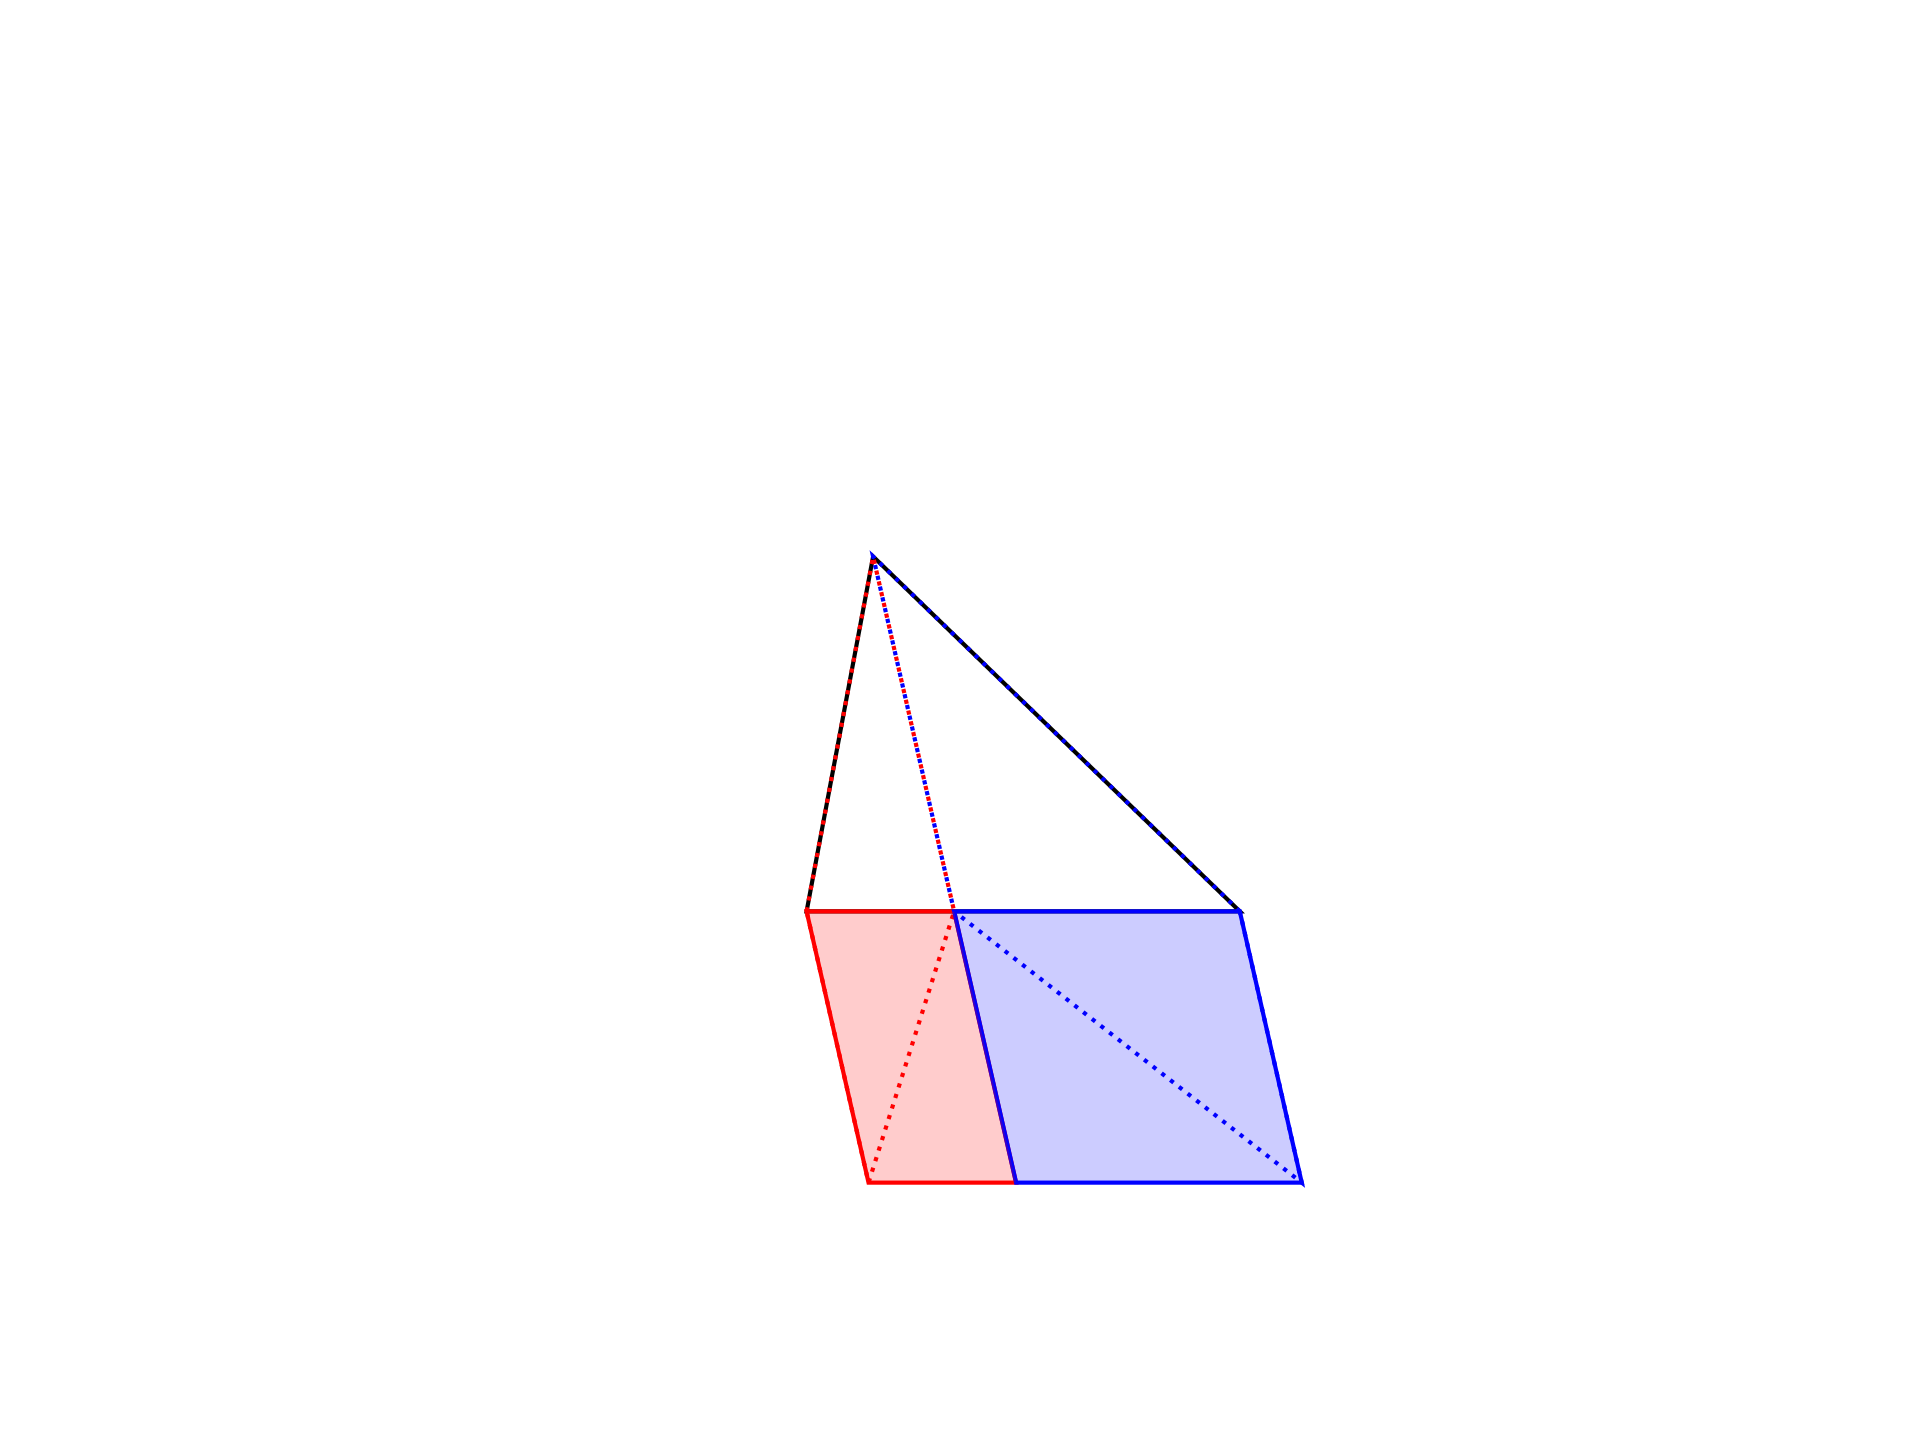

Recreate this plot in Python.
import matplotlib.pyplot as plt
import numpy as np
import geometry as geo

fig, ax = geo.init()
ax.set(xlim=(-20,120), ylim=(-50,150))

pL = geo.get_standard_triangle()
pL = geo.scale_triangle(pL,f=0.8)
A,B,C = pL
B = geo.nudge(B,'E',10)

#_,_,D,E = geo.get_parallelogram_for_line(
          #[A,C],70,aspect_ratio=0.5)
          
_,_,D,E = geo.get_pgram_for_angle_length_base(
    170,20,[A,C])

#_,_,F,G = geo.get_parallelogram_for_line(
          #[C,B],310,aspect_ratio=0.25)

_,_,F,G = geo.get_pgram_for_angle_length_base(
    70,30,[C,B])

H = geo.get_intersection_for_two_lines([D,E],[F,G])
T = geo.get_intersection_for_two_lines([H,C],[A,B])

tmp = geo.get_point_parallel_to_line_for_point([H,T],A)
R = geo.get_intersection_for_two_lines([A,tmp],[D,E])
J = geo.get_point_by_fractional_length([R,A],2.0)

tmp = geo.get_point_parallel_to_line_for_point([H,T],B)
S = geo.get_intersection_for_two_lines([B,tmp],[F,G])
I = geo.get_point_by_fractional_length([S,B],2.0)

U = geo.get_intersection_for_two_lines([H,T],[J,I])

geo.opg(ax,[A,B,C],ec='k')

def panel1():
    geo.opg(ax,[A,C,D,E],ec='r')
    geo.opg(ax,[C,B,F,G],ec='b')
    geo.fpg(ax,[A,C,D,E],fc='r',alpha=0.2)
    geo.fpg(ax,[C,B,F,G],fc='b',alpha=0.2)
    
    geo.dlss(ax,[[D,H],[F,H]],ls=':')

def panel2():
    geo.opg(ax,[A,C,D,E],ec='r',ls=':')
    geo.opg(ax,[C,B,F,G],ec='b',ls=':')
    geo.opg(ax,[A,R,H,C],ec='r')
    geo.opg(ax,[C,H,S,B],ec='b') 
    geo.fpg(ax,[A,R,H,C],fc='r',alpha=0.2)
    geo.fpg(ax,[C,H,S,B],fc='b',alpha=0.2)

def panel3():
    geo.opg(ax,[A,R,H,C],ec='r',ls=':')
    geo.opg(ax,[C,H,S,B],ec='b',ls=':')
    geo.opg(ax,[A,C,T,J],ec='r')
    geo.opg(ax,[B,C,T,I],ec='b')    
    geo.fpg(ax,[A,C,T,J],fc='r',alpha=0.2)
    geo.fpg(ax,[B,C,T,I],fc='b',alpha=0.2)

def panel4():
    geo.opg(ax,[A,C,T,J],ec='r',ls=':')
    geo.opg(ax,[B,C,T,I],ec='b',ls=':')    
    geo.opg(ax,[A,T,U,J],ec='r')
    geo.opg(ax,[T,B,I,U],ec='b')
    geo.fpg(ax,[A,T,U,J],fc='r',alpha=0.2)
    geo.fpg(ax,[T,B,I,U],fc='b',alpha=0.2)
    

#panel1()
#panel2()
#panel3()
panel4()

geo.savefig(plt)
